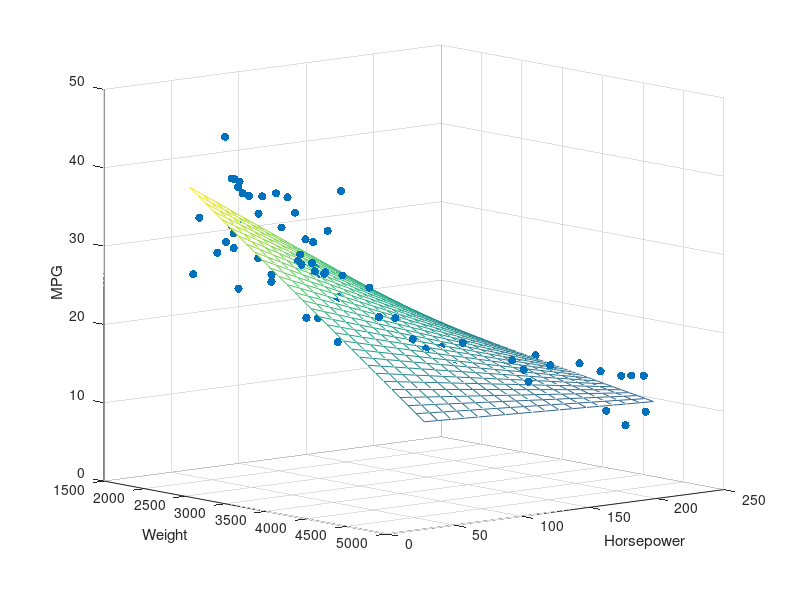

Recreate this plot in MATLAB.
load carsmall
x1 = Weight;
x2 = Horsepower;    % Contains NaN data
y = MPG;

X = [ones(size(x1)) x1 x2 x1.*x2];
b = regress(y,X)    % Removes NaN data

scatter3(x1,x2,y,'filled')
hold on
x1fit = min(x1):100:max(x1);
x2fit = min(x2):10:max(x2);
[X1FIT,X2FIT] = meshgrid(x1fit,x2fit);
YFIT = b(1) + b(2)*X1FIT + b(3)*X2FIT + b(4)*X1FIT.*X2FIT;
mesh(X1FIT,X2FIT,YFIT)
xlabel('Weight')
ylabel('Horsepower')
zlabel('MPG')
view(50,10)
hold off